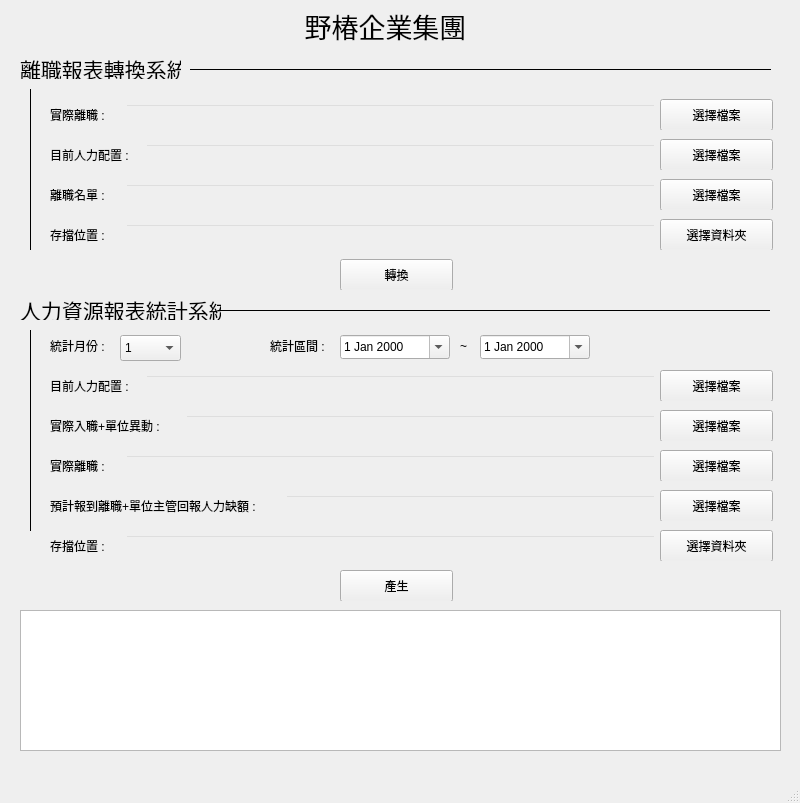
<?xml version="1.0" encoding="UTF-8"?>
<ui version="4.0">
 <class>MainWindow</class>
 <widget class="QMainWindow" name="MainWindow">
  <property name="geometry">
   <rect>
    <x>0</x>
    <y>0</y>
    <width>800</width>
    <height>803</height>
   </rect>
  </property>
  <property name="windowTitle">
   <string>野椿企業集團</string>
  </property>
  <widget class="QWidget" name="centralwidget">
   <property name="styleSheet">
    <string notr="true">centralWidget: {background:rgb(109, 109, 109)}</string>
   </property>
   <widget class="QLabel" name="label">
    <property name="geometry">
     <rect>
      <x>270</x>
      <y>10</y>
      <width>231</width>
      <height>31</height>
     </rect>
    </property>
    <property name="font">
     <font>
      <family>Arial</family>
      <pointsize>20</pointsize>
     </font>
    </property>
    <property name="text">
     <string>野椿企業集團</string>
    </property>
    <property name="textFormat">
     <enum>Qt::AutoText</enum>
    </property>
    <property name="alignment">
     <set>Qt::AlignCenter</set>
    </property>
   </widget>
   <widget class="QWidget" name="widget_employee_root" native="true">
    <property name="geometry">
     <rect>
      <x>20</x>
      <y>300</y>
      <width>761</width>
      <height>301</height>
     </rect>
    </property>
    <widget class="QLabel" name="label_employee_root_title">
     <property name="geometry">
      <rect>
       <x>0</x>
       <y>0</y>
       <width>201</width>
       <height>20</height>
      </rect>
     </property>
     <property name="font">
      <font>
       <family>Arial</family>
       <pointsize>16</pointsize>
      </font>
     </property>
     <property name="text">
      <string>人力資源報表統計系統</string>
     </property>
     <property name="textFormat">
      <enum>Qt::AutoText</enum>
     </property>
     <property name="alignment">
      <set>Qt::AlignLeading|Qt::AlignLeft|Qt::AlignVCenter</set>
     </property>
    </widget>
    <widget class="Line" name="line_top">
     <property name="geometry">
      <rect>
       <x>199</x>
       <y>10</y>
       <width>551</width>
       <height>1</height>
      </rect>
     </property>
     <property name="styleSheet">
      <string notr="true">background-color:rgb(0, 0, 0)</string>
     </property>
     <property name="orientation">
      <enum>Qt::Horizontal</enum>
     </property>
    </widget>
    <widget class="Line" name="line_left">
     <property name="geometry">
      <rect>
       <x>10</x>
       <y>30</y>
       <width>1</width>
       <height>201</height>
      </rect>
     </property>
     <property name="styleSheet">
      <string notr="true">background-color:rgb(0, 0, 0)</string>
     </property>
     <property name="orientation">
      <enum>Qt::Vertical</enum>
     </property>
    </widget>
    <widget class="QWidget" name="widget_employee" native="true">
     <property name="geometry">
      <rect>
       <x>20</x>
       <y>70</y>
       <width>741</width>
       <height>31</height>
      </rect>
     </property>
     <property name="styleSheet">
      <string notr="true"/>
     </property>
     <widget class="QPushButton" name="pushButton_employee_select_file">
      <property name="geometry">
       <rect>
        <x>620</x>
        <y>0</y>
        <width>113</width>
        <height>32</height>
       </rect>
      </property>
      <property name="text">
       <string>選擇檔案</string>
      </property>
     </widget>
     <widget class="QLabel" name="label_employee_title">
      <property name="geometry">
       <rect>
        <x>10</x>
        <y>5</y>
        <width>91</width>
        <height>21</height>
       </rect>
      </property>
      <property name="text">
       <string>目前人力配置 : </string>
      </property>
     </widget>
     <widget class="QLineEdit" name="lineEdit_employee_value">
      <property name="geometry">
       <rect>
        <x>105</x>
        <y>5</y>
        <width>511</width>
        <height>21</height>
       </rect>
      </property>
      <property name="styleSheet">
       <string notr="true">background-color:transparent;</string>
      </property>
      <property name="readOnly">
       <bool>false</bool>
      </property>
     </widget>
    </widget>
    <widget class="QWidget" name="widget_real_check_in_and_change" native="true">
     <property name="geometry">
      <rect>
       <x>20</x>
       <y>110</y>
       <width>741</width>
       <height>31</height>
      </rect>
     </property>
     <property name="styleSheet">
      <string notr="true"/>
     </property>
     <widget class="QPushButton" name="pushButton_real_check_in_and_change_select_file">
      <property name="geometry">
       <rect>
        <x>620</x>
        <y>0</y>
        <width>113</width>
        <height>32</height>
       </rect>
      </property>
      <property name="text">
       <string>選擇檔案</string>
      </property>
     </widget>
     <widget class="QLabel" name="label_real_check_in_and_change_title">
      <property name="geometry">
       <rect>
        <x>10</x>
        <y>5</y>
        <width>131</width>
        <height>21</height>
       </rect>
      </property>
      <property name="text">
       <string>實際入職+單位異動 : </string>
      </property>
     </widget>
     <widget class="QLineEdit" name="lineEdit_real_check_in_and_change_value">
      <property name="geometry">
       <rect>
        <x>145</x>
        <y>5</y>
        <width>471</width>
        <height>21</height>
       </rect>
      </property>
      <property name="styleSheet">
       <string notr="true">background-color:transparent;</string>
      </property>
      <property name="readOnly">
       <bool>false</bool>
      </property>
     </widget>
    </widget>
    <widget class="QWidget" name="widget_real_leave" native="true">
     <property name="geometry">
      <rect>
       <x>20</x>
       <y>150</y>
       <width>741</width>
       <height>31</height>
      </rect>
     </property>
     <property name="styleSheet">
      <string notr="true"/>
     </property>
     <widget class="QPushButton" name="pushButton_real_leave_select_file">
      <property name="geometry">
       <rect>
        <x>620</x>
        <y>0</y>
        <width>113</width>
        <height>32</height>
       </rect>
      </property>
      <property name="text">
       <string>選擇檔案</string>
      </property>
     </widget>
     <widget class="QLabel" name="label_real_leave_title">
      <property name="geometry">
       <rect>
        <x>10</x>
        <y>5</y>
        <width>71</width>
        <height>21</height>
       </rect>
      </property>
      <property name="text">
       <string>實際離職 : </string>
      </property>
     </widget>
     <widget class="QLineEdit" name="lineEdit_real_leave_value">
      <property name="geometry">
       <rect>
        <x>85</x>
        <y>5</y>
        <width>531</width>
        <height>21</height>
       </rect>
      </property>
      <property name="styleSheet">
       <string notr="true">background-color:transparent;</string>
      </property>
      <property name="readOnly">
       <bool>false</bool>
      </property>
     </widget>
    </widget>
    <widget class="QWidget" name="widget_manager_report" native="true">
     <property name="geometry">
      <rect>
       <x>20</x>
       <y>190</y>
       <width>741</width>
       <height>31</height>
      </rect>
     </property>
     <property name="styleSheet">
      <string notr="true"/>
     </property>
     <widget class="QPushButton" name="pushButton_manager_report_select_file">
      <property name="geometry">
       <rect>
        <x>620</x>
        <y>0</y>
        <width>113</width>
        <height>32</height>
       </rect>
      </property>
      <property name="text">
       <string>選擇檔案</string>
      </property>
     </widget>
     <widget class="QLabel" name="label_manager_report_title">
      <property name="geometry">
       <rect>
        <x>10</x>
        <y>5</y>
        <width>231</width>
        <height>21</height>
       </rect>
      </property>
      <property name="text">
       <string>預計報到離職+單位主管回報人力缺額 : </string>
      </property>
     </widget>
     <widget class="QLineEdit" name="lineEdit_manager_report_value">
      <property name="geometry">
       <rect>
        <x>245</x>
        <y>5</y>
        <width>371</width>
        <height>21</height>
       </rect>
      </property>
      <property name="styleSheet">
       <string notr="true">background-color:transparent;</string>
      </property>
      <property name="readOnly">
       <bool>false</bool>
      </property>
     </widget>
    </widget>
    <widget class="QWidget" name="widget_save" native="true">
     <property name="geometry">
      <rect>
       <x>20</x>
       <y>230</y>
       <width>741</width>
       <height>31</height>
      </rect>
     </property>
     <property name="styleSheet">
      <string notr="true"/>
     </property>
     <widget class="QPushButton" name="pushButton_save_select_dir">
      <property name="geometry">
       <rect>
        <x>620</x>
        <y>0</y>
        <width>113</width>
        <height>32</height>
       </rect>
      </property>
      <property name="text">
       <string>選擇資料夾</string>
      </property>
     </widget>
     <widget class="QLabel" name="label_save_title">
      <property name="geometry">
       <rect>
        <x>10</x>
        <y>5</y>
        <width>71</width>
        <height>21</height>
       </rect>
      </property>
      <property name="text">
       <string>存擋位置 : </string>
      </property>
     </widget>
     <widget class="QLineEdit" name="lineEdit_save_value">
      <property name="geometry">
       <rect>
        <x>85</x>
        <y>5</y>
        <width>531</width>
        <height>21</height>
       </rect>
      </property>
      <property name="styleSheet">
       <string notr="true">background-color:transparent;</string>
      </property>
      <property name="readOnly">
       <bool>false</bool>
      </property>
     </widget>
    </widget>
    <widget class="QPushButton" name="pushButton_generate">
     <property name="geometry">
      <rect>
       <x>320</x>
       <y>270</y>
       <width>113</width>
       <height>32</height>
      </rect>
     </property>
     <property name="text">
      <string>產生</string>
     </property>
    </widget>
    <widget class="QWidget" name="widget_month" native="true">
     <property name="geometry">
      <rect>
       <x>20</x>
       <y>30</y>
       <width>721</width>
       <height>31</height>
      </rect>
     </property>
     <widget class="QLabel" name="label_employee_title_2">
      <property name="geometry">
       <rect>
        <x>10</x>
        <y>5</y>
        <width>71</width>
        <height>21</height>
       </rect>
      </property>
      <property name="text">
       <string>統計月份 : </string>
      </property>
     </widget>
     <widget class="QComboBox" name="comboBox_month">
      <property name="geometry">
       <rect>
        <x>80</x>
        <y>5</y>
        <width>61</width>
        <height>26</height>
       </rect>
      </property>
      <item>
       <property name="text">
        <string>1</string>
       </property>
      </item>
      <item>
       <property name="text">
        <string>2</string>
       </property>
      </item>
      <item>
       <property name="text">
        <string>3</string>
       </property>
      </item>
      <item>
       <property name="text">
        <string>4</string>
       </property>
      </item>
      <item>
       <property name="text">
        <string>5</string>
       </property>
      </item>
      <item>
       <property name="text">
        <string>6</string>
       </property>
      </item>
      <item>
       <property name="text">
        <string>7</string>
       </property>
      </item>
      <item>
       <property name="text">
        <string>8</string>
       </property>
      </item>
      <item>
       <property name="text">
        <string>9</string>
       </property>
      </item>
      <item>
       <property name="text">
        <string>10</string>
       </property>
      </item>
      <item>
       <property name="text">
        <string>11</string>
       </property>
      </item>
      <item>
       <property name="text">
        <string>12</string>
       </property>
      </item>
     </widget>
     <widget class="QLabel" name="label_employee_title_3">
      <property name="geometry">
       <rect>
        <x>230</x>
        <y>5</y>
        <width>71</width>
        <height>21</height>
       </rect>
      </property>
      <property name="text">
       <string>統計區間 : </string>
      </property>
     </widget>
     <widget class="QDateEdit" name="dateEdit_start">
      <property name="geometry">
       <rect>
        <x>300</x>
        <y>5</y>
        <width>110</width>
        <height>24</height>
       </rect>
      </property>
      <property name="calendarPopup">
       <bool>true</bool>
      </property>
     </widget>
     <widget class="QLabel" name="label_employee_title_4">
      <property name="geometry">
       <rect>
        <x>420</x>
        <y>5</y>
        <width>16</width>
        <height>21</height>
       </rect>
      </property>
      <property name="text">
       <string>~</string>
      </property>
     </widget>
     <widget class="QDateEdit" name="dateEdit_end">
      <property name="geometry">
       <rect>
        <x>440</x>
        <y>5</y>
        <width>110</width>
        <height>24</height>
       </rect>
      </property>
      <property name="calendarPopup">
       <bool>true</bool>
      </property>
     </widget>
    </widget>
   </widget>
   <widget class="QWidget" name="widget_leave_report_converter" native="true">
    <property name="geometry">
     <rect>
      <x>20</x>
      <y>59</y>
      <width>761</width>
      <height>231</height>
     </rect>
    </property>
    <widget class="QLabel" name="label_leave_report_convertor_root_title">
     <property name="geometry">
      <rect>
       <x>0</x>
       <y>0</y>
       <width>161</width>
       <height>20</height>
      </rect>
     </property>
     <property name="font">
      <font>
       <family>Arial</family>
       <pointsize>16</pointsize>
       <italic>false</italic>
      </font>
     </property>
     <property name="text">
      <string>離職報表轉換系統</string>
     </property>
     <property name="textFormat">
      <enum>Qt::AutoText</enum>
     </property>
     <property name="alignment">
      <set>Qt::AlignLeading|Qt::AlignLeft|Qt::AlignVCenter</set>
     </property>
    </widget>
    <widget class="Line" name="line_top_2">
     <property name="geometry">
      <rect>
       <x>170</x>
       <y>10</y>
       <width>581</width>
       <height>1</height>
      </rect>
     </property>
     <property name="font">
      <font>
       <pointsize>22</pointsize>
      </font>
     </property>
     <property name="styleSheet">
      <string notr="true">background-color:rgb(0, 0, 0)</string>
     </property>
     <property name="orientation">
      <enum>Qt::Horizontal</enum>
     </property>
    </widget>
    <widget class="Line" name="line_left_2">
     <property name="geometry">
      <rect>
       <x>10</x>
       <y>30</y>
       <width>1</width>
       <height>161</height>
      </rect>
     </property>
     <property name="styleSheet">
      <string notr="true">background-color:rgb(0, 0, 0)</string>
     </property>
     <property name="orientation">
      <enum>Qt::Vertical</enum>
     </property>
    </widget>
    <widget class="QWidget" name="widget_converter_real_leave" native="true">
     <property name="geometry">
      <rect>
       <x>20</x>
       <y>40</y>
       <width>741</width>
       <height>31</height>
      </rect>
     </property>
     <property name="styleSheet">
      <string notr="true"/>
     </property>
     <widget class="QPushButton" name="pushButton_converter_real_leave_select_file">
      <property name="geometry">
       <rect>
        <x>620</x>
        <y>0</y>
        <width>113</width>
        <height>32</height>
       </rect>
      </property>
      <property name="text">
       <string>選擇檔案</string>
      </property>
     </widget>
     <widget class="QLabel" name="label_converter_real_leave_title">
      <property name="geometry">
       <rect>
        <x>10</x>
        <y>5</y>
        <width>71</width>
        <height>21</height>
       </rect>
      </property>
      <property name="text">
       <string>實際離職 : </string>
      </property>
     </widget>
     <widget class="QLineEdit" name="lineEdit_converter_real_leave_value">
      <property name="geometry">
       <rect>
        <x>85</x>
        <y>5</y>
        <width>531</width>
        <height>21</height>
       </rect>
      </property>
      <property name="styleSheet">
       <string notr="true">background-color:transparent;</string>
      </property>
      <property name="readOnly">
       <bool>false</bool>
      </property>
     </widget>
    </widget>
    <widget class="QWidget" name="widget_converter_employee" native="true">
     <property name="geometry">
      <rect>
       <x>20</x>
       <y>80</y>
       <width>741</width>
       <height>31</height>
      </rect>
     </property>
     <property name="styleSheet">
      <string notr="true"/>
     </property>
     <widget class="QPushButton" name="pushButton_converter_employee_select_file">
      <property name="geometry">
       <rect>
        <x>620</x>
        <y>0</y>
        <width>113</width>
        <height>32</height>
       </rect>
      </property>
      <property name="text">
       <string>選擇檔案</string>
      </property>
     </widget>
     <widget class="QLabel" name="label_converter_employee_title">
      <property name="geometry">
       <rect>
        <x>10</x>
        <y>5</y>
        <width>91</width>
        <height>21</height>
       </rect>
      </property>
      <property name="text">
       <string>目前人力配置 : </string>
      </property>
     </widget>
     <widget class="QLineEdit" name="lineEdit_converter_employee_value">
      <property name="geometry">
       <rect>
        <x>105</x>
        <y>5</y>
        <width>511</width>
        <height>21</height>
       </rect>
      </property>
      <property name="styleSheet">
       <string notr="true">background-color:transparent;</string>
      </property>
      <property name="readOnly">
       <bool>false</bool>
      </property>
     </widget>
    </widget>
    <widget class="QWidget" name="widget_converter_leave_list" native="true">
     <property name="geometry">
      <rect>
       <x>20</x>
       <y>120</y>
       <width>741</width>
       <height>31</height>
      </rect>
     </property>
     <property name="styleSheet">
      <string notr="true"/>
     </property>
     <widget class="QPushButton" name="pushButton_converter_leave_list_select_file">
      <property name="geometry">
       <rect>
        <x>620</x>
        <y>0</y>
        <width>113</width>
        <height>32</height>
       </rect>
      </property>
      <property name="text">
       <string>選擇檔案</string>
      </property>
     </widget>
     <widget class="QLabel" name="label_converter_leave_list_title">
      <property name="geometry">
       <rect>
        <x>10</x>
        <y>5</y>
        <width>71</width>
        <height>21</height>
       </rect>
      </property>
      <property name="text">
       <string>離職名單 : </string>
      </property>
     </widget>
     <widget class="QLineEdit" name="lineEdit_converter_leave_list_value">
      <property name="geometry">
       <rect>
        <x>85</x>
        <y>5</y>
        <width>531</width>
        <height>21</height>
       </rect>
      </property>
      <property name="styleSheet">
       <string notr="true">background-color:transparent;</string>
      </property>
      <property name="readOnly">
       <bool>false</bool>
      </property>
     </widget>
    </widget>
    <widget class="QWidget" name="widget_converter_save" native="true">
     <property name="geometry">
      <rect>
       <x>20</x>
       <y>160</y>
       <width>741</width>
       <height>31</height>
      </rect>
     </property>
     <property name="styleSheet">
      <string notr="true"/>
     </property>
     <widget class="QPushButton" name="pushButton_converter_save_select_dir">
      <property name="geometry">
       <rect>
        <x>620</x>
        <y>0</y>
        <width>113</width>
        <height>32</height>
       </rect>
      </property>
      <property name="text">
       <string>選擇資料夾</string>
      </property>
     </widget>
     <widget class="QLabel" name="label_converter_save_title">
      <property name="geometry">
       <rect>
        <x>10</x>
        <y>5</y>
        <width>71</width>
        <height>21</height>
       </rect>
      </property>
      <property name="text">
       <string>存擋位置 : </string>
      </property>
     </widget>
     <widget class="QLineEdit" name="lineEdit_converter_save_value">
      <property name="geometry">
       <rect>
        <x>85</x>
        <y>5</y>
        <width>531</width>
        <height>21</height>
       </rect>
      </property>
      <property name="styleSheet">
       <string notr="true">background-color:transparent;</string>
      </property>
      <property name="readOnly">
       <bool>false</bool>
      </property>
     </widget>
    </widget>
    <widget class="QPushButton" name="pushButton_convert">
     <property name="geometry">
      <rect>
       <x>320</x>
       <y>200</y>
       <width>113</width>
       <height>32</height>
      </rect>
     </property>
     <property name="text">
      <string>轉換</string>
     </property>
    </widget>
   </widget>
   <widget class="QTextBrowser" name="textBrowser_debug_message">
    <property name="geometry">
     <rect>
      <x>20</x>
      <y>610</y>
      <width>761</width>
      <height>141</height>
     </rect>
    </property>
   </widget>
  </widget>
  <widget class="QStatusBar" name="statusbar"/>
  <widget class="QMenuBar" name="menubar">
   <property name="geometry">
    <rect>
     <x>0</x>
     <y>0</y>
     <width>800</width>
     <height>24</height>
    </rect>
   </property>
  </widget>
 </widget>
 <resources/>
 <connections/>
</ui>
